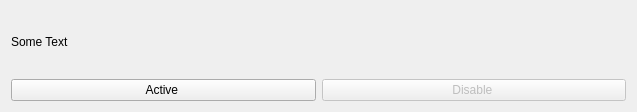
<?xml version="1.0" encoding="UTF-8"?>
<ui version="4.0">
 <class>Widget</class>
 <widget class="QWidget" name="Widget">
  <property name="geometry">
   <rect>
    <x>0</x>
    <y>0</y>
    <width>637</width>
    <height>112</height>
   </rect>
  </property>
  <property name="windowTitle">
   <string>Widget</string>
  </property>
  <property name="autoFillBackground">
   <bool>true</bool>
  </property>
  <layout class="QVBoxLayout" name="verticalLayout">
   <item>
    <widget class="QLabel" name="label">
     <property name="text">
      <string>Some Text</string>
     </property>
    </widget>
   </item>
   <item>
    <layout class="QHBoxLayout" name="horizontalLayout">
     <item>
      <widget class="QPushButton" name="activeButton">
       <property name="text">
        <string>Active </string>
       </property>
      </widget>
     </item>
     <item>
      <widget class="QPushButton" name="disableButton">
       <property name="enabled">
        <bool>false</bool>
       </property>
       <property name="text">
        <string>Disable </string>
       </property>
      </widget>
     </item>
    </layout>
   </item>
  </layout>
 </widget>
 <resources/>
 <connections/>
</ui>
